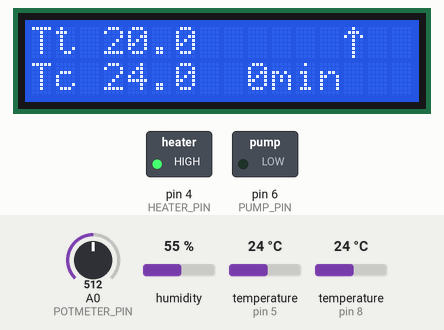
Recording of a sketch running on a simulated Arduino Leonardo, built with avr-gcc and run on an emulated ATmega32U4. On the bench: 16×2 character LCD, switched loads named in the sketch (green lamp = pin HIGH). Inputs (shaded band) come from the test bench; at power-on: temperature (sensors on pin 5, pin 8) 24 °C, A0 (POTMETER_PIN) = 512, humidity 55 %.

Above: at 11.3 s.
11.4 s: temperature (sensor on pin 5) set to 15 °C
At 12.0 s:
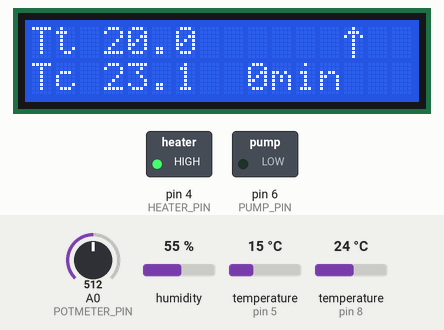
13.9 s: temperature (sensor on pin 5) set to 12 °C
At 15.4 s:
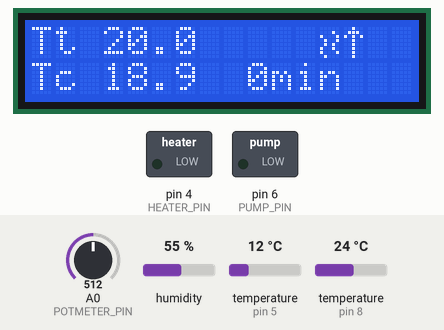
16.9 s: A0 (POTMETER_PIN) set to 716
At 18.5 s:
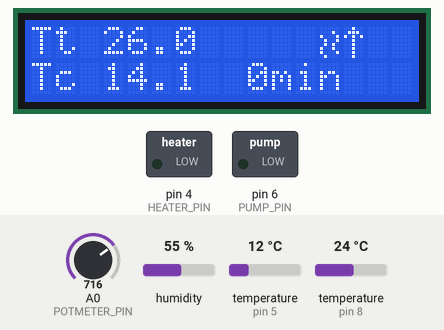
19.9 s: A0 (POTMETER_PIN) set to 992
At 22.2 s:
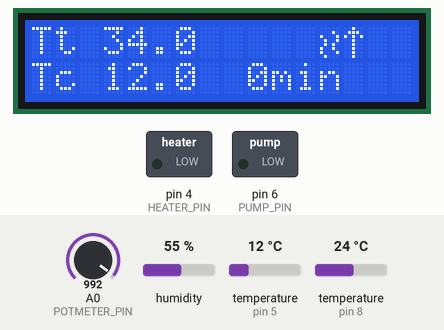
22.5 s: temperature (sensor on pin 5) set to 19 °C
At 23.2 s:
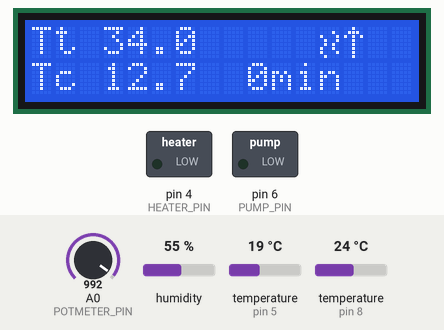
24.9 s: A0 (POTMETER_PIN) set to 412
At 26.4 s:
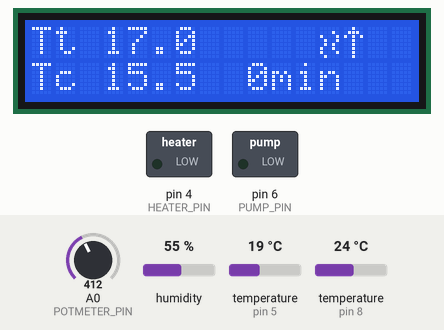
27.9 s: A0 (POTMETER_PIN) set to 377
Timing chart, 0 to 30.9 s (numbered marks = the images above; inputs shaded):
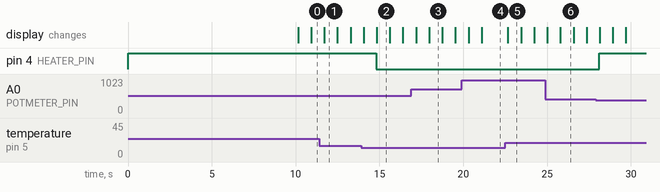

The sketch:

proofingbox.ino
```cpp
// *************************************************************************
// Arduino Leonardo based Proofing cabinet
// version 1.0 Elmer Stickel
// date: 11/04/2019
// Description: first attempt to build a liquid-based bread proofing cabinet
// using an Arduino Leonardo, potmeter, 2x16 LCD, thermometer, two relays,
// heater, buzzer  and aquariumpump. On the LCD the target-temperature (Tt),
// current temperature (Tc), status of the pump and heater and the run-time
// are displayed. A number of safety checks are performed and in case of a
// possible problem the system is shut down, an error message is shown and a
// buzzer produces an interval beep.
// *************************************************************************

#include <Wire.h>
#include <OneWire.h>
#include <DallasTemperature.h>
#include <LiquidCrystal_I2C.h>
#include <Adafruit_Sensor.h>
#include <DHT.h>

// Global variables
#define ONE_WIRE_BUS 5 // Pin that is used for I2C communication with thermometer
#define ON   0
#define OFF  1
#define DHTPIN 8
#define DHTTYPE DHT11


// *************************************************************************
// ** The following variables need to be adjusted to your own setup! **
// *************************************************************************
int MinTemp = 5; // Lowest possible temp
int MaxTemp = 35; // Highest possible temp. (check max operating temp of your pump!)
int WaterVolume = 10; // in Liters
int PowerHeater = 300; // in Watts
int MaxRunTime = 1440; // Timelimit system is allowed to run (in mins)
// **************************************************************************

const int HEATER_PIN = 4; // Pin connected to heater relais
const int PUMP_PIN = 6; // Pin connected to pump-relais
const int POTMETER_PIN = A0; // Pin connected to POTMETER_PIN
const int BEEP_PIN = 7;
float TargetTemperature;
int HeaterStatus = OFF;
int PumpStatus = OFF;
int PreviousHeaterStatus = OFF;

float MaxHeaterOnTime;

unsigned long RunTime;
unsigned long TimeHeaterOn;
unsigned long TimeLastSafetyCheck;

// For storing and averaging the last measurements
const int NumberOfMeasurements = 10;
float Measurements[NumberOfMeasurements];
float SumMeasurements;
float AverageTemp;
float TempLastSafetyCheck; // a 30 seconds old value

int IntTemp;

OneWire oneWire(ONE_WIRE_BUS);
DallasTemperature sensors(&oneWire);
LiquidCrystal_I2C lcd(0x27,16,2);
DHT dht(DHTPIN, DHTTYPE);

void setup(void)
{
 Serial.begin(9600);
 dht.begin();
 pinMode(4, OUTPUT); // set pin that controls the relais for heater as OUTPUT pin
 pinMode(6, OUTPUT); // set pin that controls the relais for pump as OUTPUT pin
 digitalWrite(HEATER_PIN, OFF);
 sensors.begin();
 MaxHeaterOnTime = MaxTemp*WaterVolume*4.1868*1000000/PowerHeater; // in millis
 initScreen();
 initHeater();
 TempLastSafetyCheck=AverageTemp;
 initDashboard();
 PumpStatus = ON;
 getInternalTemp();
}

// Get reliable temperature reading before continuing.
void initHeater(void){
  lcd.print("Initializing...");
  unsigned long time_now;
  for (int i=0;i<NumberOfMeasurements;i++){
    time_now = millis();
    getTemperature();
    while(millis() < time_now + 1000){;}
  }
}

void getInternalTemp(void)
{
  IntTemp = dht.readTemperature();
}

void initScreen(void)
{
 // ** Start the LCD screen and print static information

 // ** Symbols for pump and heater made using https://maxpromer.github.io/LCD-Character-Creator/
 byte pump[] = {B00100,B01110,B10101,B00100,B00100,B00100,B00100,B00100};
 byte heater[] = {B00000,B00010, B10001, B01001, B01010, B10010, B10001,B01000};

 lcd.init();
 lcd.backlight();
 lcd.createChar(0, pump);
 lcd.createChar(1, heater);
 lcd.clear();
}

// ** For getting ever present text and icons on the LCD
//
void initDashboard(void)
{
 lcd.clear();
 lcd.setCursor(0,0);
 lcd.print("Tt");
 lcd.setCursor(0,1);
 lcd.print("Tc");
}


// ** For reading the current temperature and averaging over the last 10 readings
void getTemperature(void)
{
 int i=NumberOfMeasurements-1;
 float CurrentTemperature;
 SumMeasurements=SumMeasurements-Measurements[i]; // Remove oldest measurement from total
 for (i; i>0; i--){  // Shift the array with measurements one value to right
  Measurements[i]=Measurements[i-1];
 }
 sensors.requestTemperatures(); // Send the command to get temperature readings
 CurrentTemperature = sensors.getTempCByIndex(0);
 Measurements[0]=CurrentTemperature;
 SumMeasurements=SumMeasurements+Measurements[0];
 AverageTemp=SumMeasurements/float(NumberOfMeasurements);
}


// ** For controlling the heater
void controlHeater(void){
 if ((AverageTemp+0.25) < TargetTemperature && HeaterStatus == OFF) { // Precision of the thermometer is 0.5deg C.
   changeHeaterStatus(ON);
 }
 else if (HeaterStatus == ON && AverageTemp >= TargetTemperature){
  changeHeaterStatus(OFF);
 }
}

// ** For reading the target temperature from pot meter **
void getTargetTemperature(void){
 int sensorValue[10];
 int sum_sensorValue=0;
 int avg_sensorValue;
 for (int i = 0; i<10; i++){ // Take 10 reading and average
  sensorValue[i]=analogRead(POTMETER_PIN);
  sum_sensorValue=sum_sensorValue+sensorValue[i];
 }
 avg_sensorValue=sum_sensorValue/10;
 //Check whether the target temperature has changed. If so, reset the timer and set T_TARGET
 TargetTemperature = (((map(avg_sensorValue, 0, 1023, (MinTemp*10), (MaxTemp*10))+4)/5)*5)/10.0; // Convert to half-degree values
}


void changeHeaterStatus(int status){
  digitalWrite(HEATER_PIN, status);
  HeaterStatus = status;
  TimeHeaterOn=millis(); //reset timer
}


void changePumpStatus(int status){
  digitalWrite(PUMP_PIN, status);
  PumpStatus = status;
}


void updateLCD(void){
   // ** For printing information in the LCD
 lcd.setCursor(3,0);
 lcd.print(TargetTemperature,1);
 lcd.setCursor(3,1);
 lcd.print(AverageTemp,1);
 lcd.setCursor(12,0);
 if (HeaterStatus == ON){
  lcd.write(1);
 }
 else {
  lcd.print(' ');
 }
 if (PumpStatus == ON){
  lcd.write(0);
 }
 else {
  lcd.print(' ');
 }
 lcd.setCursor(9,1); // update time
 lcd.print(RunTime);
 lcd.print("min");
}

void loop(void)
{
 unsigned long TimeNow=millis();
 RunTime=TimeNow/1000/60; // update RunTime, in mins
 safetyCheck();
 getTargetTemperature();
 getTemperature();
 controlHeater();
 updateLCD();
}

void safetyCheck()
{
  // Checks if thermometer works by checking whether the temperature rises when the heater is on.
  // Checks whether the heater hasn't reached a safety time MaxHeaterOnTime (in milliseconds).
  // Checks if watertemp is not above TempMax.
  // Checks if MaxRunTime is not exceeded
  // In case there's something wrong, heater and pump are turned off and, a warning is displayed and
  // beep produces. Check is only performed every 30 seconds.
  unsigned long TimeNow = millis();
  if (TimeNow>(TimeLastSafetyCheck+120000)){ //
    TimeLastSafetyCheck=millis(); // reset timer
    if (PreviousHeaterStatus==HeaterStatus && HeaterStatus==ON){
      if (AverageTemp<=TempLastSafetyCheck){ // 120 seconds of heating didn't cause temp increase, likely something wrong!
        missionAbort("E1-no T increase");
      }
      else{
        TempLastSafetyCheck=AverageTemp;
      }
      if ((TimeNow-TimeHeaterOn)>MaxHeaterOnTime){
        missionAbort("E2-heat time lim");
      }
    }
    else if (HeaterStatus==ON){
      PreviousHeaterStatus=ON;
    }
    else if (HeaterStatus==OFF){
      PreviousHeaterStatus=OFF;
    }
  if (((TimeNow)/1000/60)>MaxRunTime){
    missionAbort("E4-timelim excee");
  }
  if (AverageTemp>MaxTemp){
    missionAbort("E3-temp too high");
  }
  getInternalTemp();
  if (IntTemp > 40){
    missionAbort("E5-int temp >40C");
  }
  }
}

void missionAbort(char message[]){
  changeHeaterStatus(OFF);
  changePumpStatus(OFF);
  lcd.clear();
  lcd.setCursor(0,0);
  lcd.print("System halted");
  lcd.setCursor(0,1);
  lcd.print(message);
  while(1 == 1){ // Infitite loop to stop everything
      tone(7,2000,1000);
      delay(15000);
  }
}
```

Measured:
- the behaviour switches between 14 and 13 °C on temperature (sensor on pin 5) (found by bisection; images 1 and 2)
- after the input at 11.4 s, the display: changes after 0.31 s (image 1)
- after the input at 22.5 s, the display: changes after 0.16 s (image 5)
- what the display in image 1 shows lasts 0.8 s, from 11.7 s to 12.5 s
